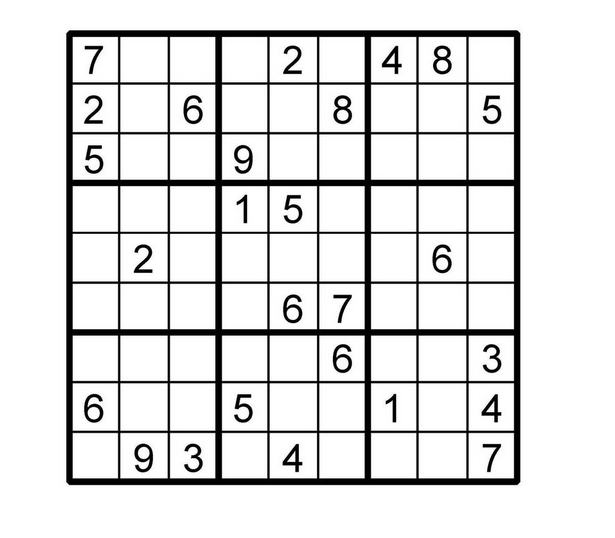
#> input picture test_puzzle.png, 615 x 538 px
$ python reader.py
#> lines starting #> are read from the running program, lines starting #| are printed output that depends on the picture; after the words box and inside, x2 and y2 are one past the last pixel; in counts of white or black regions, pixels touching at a corner belong together
import cv2
import numpy as np
import operator


image_url = 'test_puzzle.png' #load image from local file
img = cv2.imread(image_url, cv2.IMREAD_GRAYSCALE) #apply grayscale to image
#> img is the input picture: shape (538, 615); min 0, max 255, mean 224

def pre_process(img, skip_dilate=None):
    proc = cv2.GaussianBlur(img.copy(), (9, 9), 0)  #gaussian blur to reduce noise obtain from thresholding
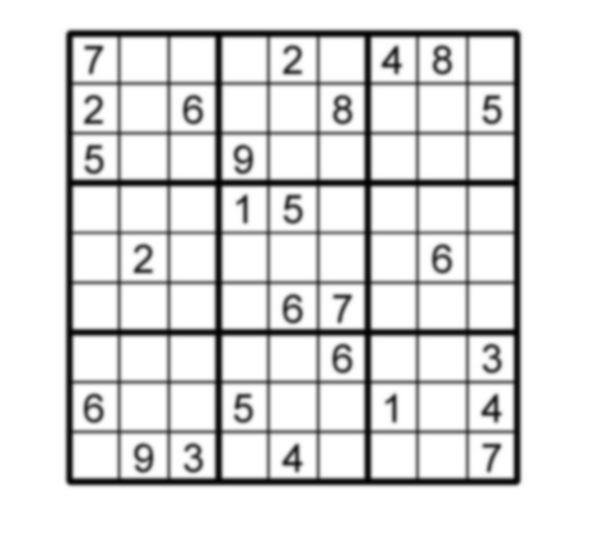
#> proc: shape (538, 615); min 2, max 255, mean 224

    #adaptive thresholding used to segment image by splitting pixel to foreground and background based on intensity of pixel
    proc = cv2.adaptiveThreshold(proc, 255, cv2.ADAPTIVE_THRESH_GAUSSIAN_C, cv2.THRESH_BINARY,11, 2)
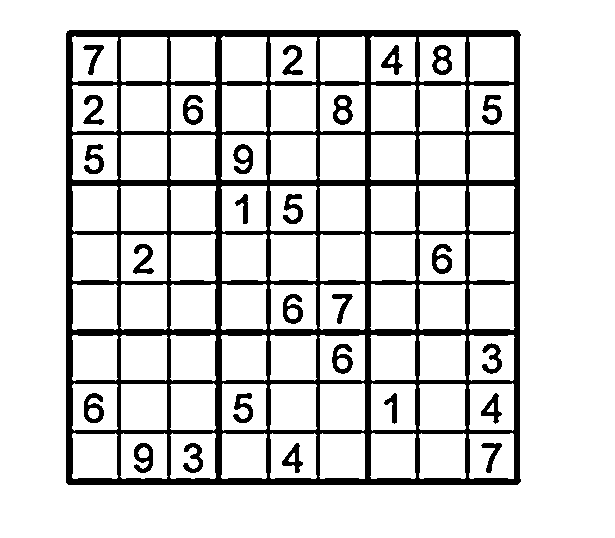
#> proc: shape (538, 615); 84.5% white; 27 black regions, largest, box (x1, y1, x2, y2) and area: (66, 30, 521, 485) 43751, (333, 95, 353, 125) 335, (432, 244, 452, 274) 335

    proc = cv2.bitwise_not(proc, proc) #invert colours in order to extract the grid

    kernel = np.array([[0., 1., 0.], [1., 1., 1.], [0., 1., 0.]], np.uint8) #

    if skip_dilate is None:
        proc = cv2.dilate(proc, kernel) #dilation used to reduce noise in thresholding algorithm
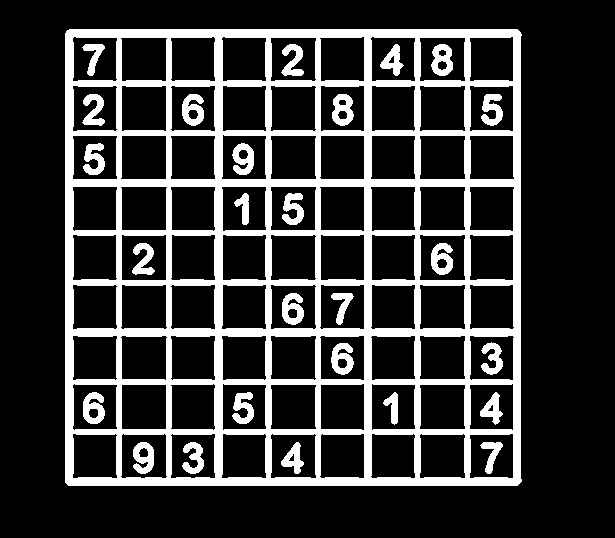
#> proc: shape (538, 615); 21.3% white; 27 white regions

    return proc

proc = pre_process(img)

#find contours and corners of the sudoku puzzle
def get_Contour(proc):
	cont, h = cv2.findContours(proc.copy(), cv2.RETR_TREE, cv2.CHAIN_APPROX_SIMPLE)
#> cont = 122 contours; largest, box (x1, y1, x2, y2) and area: (65, 29, 522, 486) 207465, (121, 234, 167, 281) 2028, (121, 384, 167, 430) 2023, (419, 234, 466, 281) 2001, (419, 384, 466, 430) 1993; h = 122 rows, first 6: [-1, -1, 1, -1], [3, -1, 2, 0], [-1, -1, -1, 1], [4, 1, -1, 0], [5, 3, -1, 0], [6, 4, -1, 0]
	cont = sorted(cont, key=cv2.contourArea, reverse=True)

	return cont

contours = get_Contour(proc)
#> contours has the same summary as cont in get_Contour

puzzleCnt = None


#loop through contours to find the cooridinates of the 4 corners
for c in contours:
    peri = cv2.arcLength(c, True)
    approx = cv2.approxPolyDP(c, 0.02 * peri, True)

    if len(approx) == 4:
        puzzleCnt = approx
        break
#> this loop made 1 pass
#> (peri, puzzleCnt) on pass 1: (1816.6, [[67, 30], [65, 482], [517, 485], [520, 32]])

#assign corners with corresponding cooridinates
top_left = puzzleCnt[np.argmin([pt[0][0] + pt[0][1] for pt in puzzleCnt])][0]
#> top_left = [67, 30]
top_right = puzzleCnt[np.argmax([pt[0][0] - pt[0][1] for pt in puzzleCnt])][0]
#> top_right = [520, 32]
bottom_left = puzzleCnt[np.argmin([pt[0][0] - pt[0][1] for pt in puzzleCnt])][0]
#> bottom_left = [65, 482]
bottom_right = puzzleCnt[np.argmax([pt[0][0] + pt[0][1] for pt in puzzleCnt])][0]
#> bottom_right = [517, 485]

#return top_left, top_right, bottom_left, bottom_right

#crop image
#top_left, top_right, bottom_right, bottom_left = crop_rect[0], crop_rect[1], crop_rect[2], crop_rect[3]
src = np.array([top_left, top_right, bottom_right, bottom_left], dtype='float32')
#> src = [[67, 30], [520, 32], [517, 485], [65, 482]]

#function to calculate scalar distance between two points
def dist_between(p1, p2):
        a = p2[0] - p1[0]
#> a = 455
        b = p2[1] - p1[1]
#> b = -450
        return np.sqrt((a**2) + (b**2))

side = max([dist_between(bottom_left, top_right),
            dist_between(top_left, bottom_left),
            dist_between(bottom_right, bottom_left),
            dist_between(top_left, top_right)])
#> side = 639.9

dst = np.array([[0, 0], [side - 1, 0], [side - 1, side - 1], [0, side - 1]], dtype='float32')
#> dst = [[0, 0], [638.9, 0], [638.9, 638.9], [0, 638.9]]
m = cv2.getPerspectiveTransform(src, dst)
#> m = [[1.41, 0.00626, -94.92], [-0.00623, 1.41, -41.9], [4.94e-06, -4.83e-06, 1]]
n = cv2.warpPerspective(img, m, (int(side), int(side)))
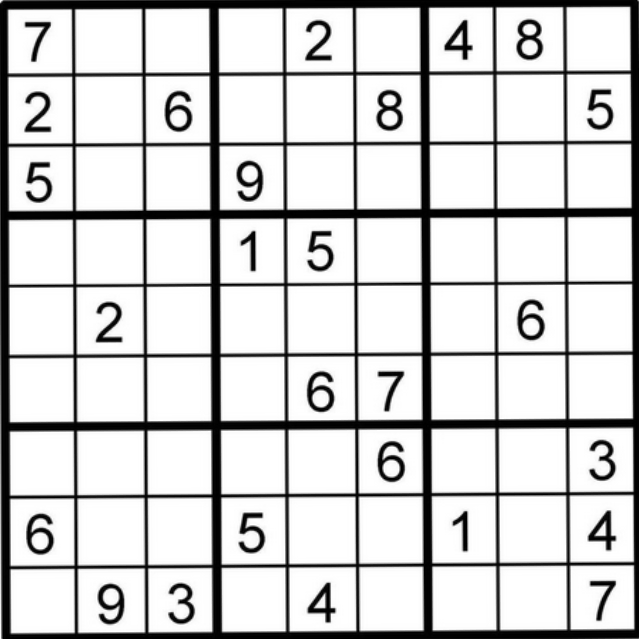
#> n: shape (639, 639); min 0, max 255, mean 207.3


#start to find grids from the sudoku puzzle

img = pre_process(n, skip_dilate=True)
#> call 2 of pre_process, with skip_dilate = True
#> in pre_process (call 2), `proc = cv2.GaussianBlur(img.copy(), (9, 9), 0)`:
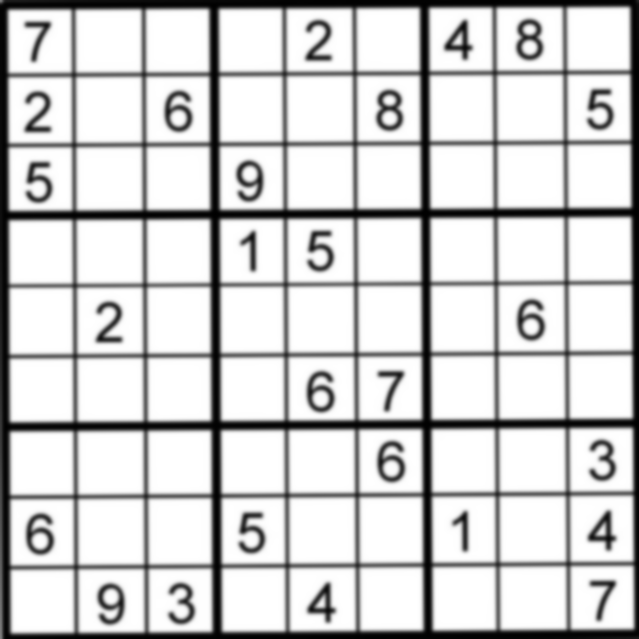
#> proc: shape (639, 639); min 0, max 255, mean 207.3
#> in pre_process (call 2), `proc = cv2.adaptiveThreshold(proc, 255, cv2.ADAPTIVE_THRESH_GAUSSIAN_C..`:
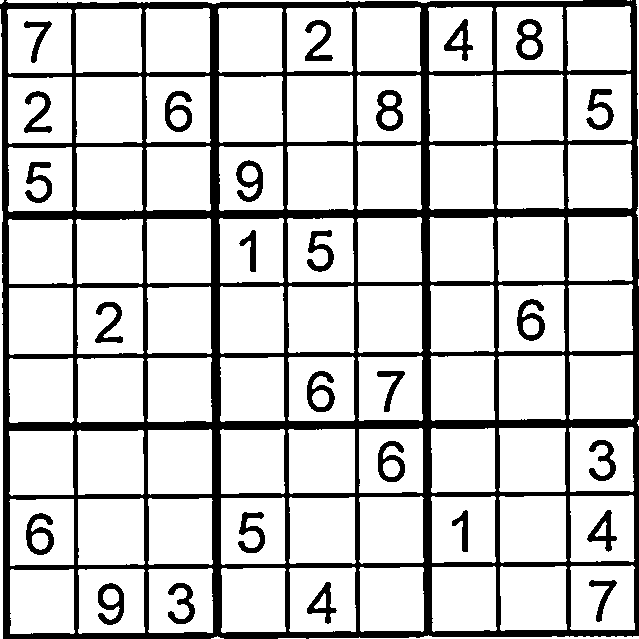
#> proc: shape (639, 639); 79.7% white; 27 black regions, largest, box (x1, y1, x2, y2) and area: (0, 0, 639, 639) 70276, (26, 513, 54, 555) 572, (376, 90, 403, 131) 568

def extract_digit(cell, debug=False):
	thresh = cv2.threshold(cell, 0, 255, cv2.THRESH_BINARY_INV | cv2.THRESH_OTSU)[1]
	thresh = clear_border(thresh)

	if debug:
		cv2.imshow("Cell Thresh", thresh)
		cv2.waitKey(0)

	cnts = get_Contour(thresh)

	if len(cnts) == 0:
		return None

	c = max(cnts, key=cv2.contourArea)
	mask = np.zeros(thresh.shape, dtype="uint8")
	cv2.drawContours(mask, [c], -1, 255, -1)

	(h, w) = thresh.shape
	percentFilled = cv2.countNonZero(mask) / float(w * h)

	if percentFilled < 0.03:
		return None

	digit = cv2.bitwise_and(thresh, thresh, mask=mask)

	if debug:
		cv2.imshow("Digit", digit)
		cv2.waitKey(0)

	return digit

cv2.imshow("display", img)
cv2.waitKey(0)
cv2.destroyAllWindows()
